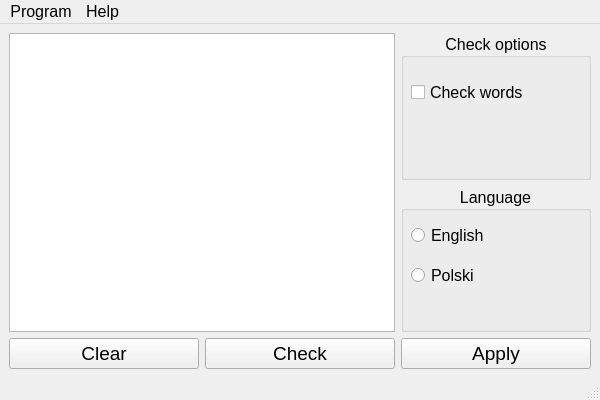
<?xml version="1.0" encoding="UTF-8"?>
<ui version="4.0">
 <class>MainView</class>
 <widget class="QMainWindow" name="MainView">
  <property name="geometry">
   <rect>
    <x>0</x>
    <y>0</y>
    <width>600</width>
    <height>400</height>
   </rect>
  </property>
  <property name="windowTitle">
   <string>Litegram</string>
  </property>
  <widget class="QWidget" name="centralwidget">
   <layout class="QGridLayout" name="gridLayout_2">
    <item row="0" column="0">
     <layout class="QGridLayout" name="gridLayout">
      <item row="0" column="0" colspan="2">
       <widget class="QTextEdit" name="textEdit">
        <property name="font">
         <font>
          <pointsize>12</pointsize>
          <underline>false</underline>
         </font>
        </property>
       </widget>
      </item>
      <item row="2" column="0">
       <widget class="QPushButton" name="clearButton">
        <property name="font">
         <font>
          <pointsize>14</pointsize>
         </font>
        </property>
        <property name="text">
         <string>Clear</string>
        </property>
       </widget>
      </item>
      <item row="2" column="2">
       <widget class="QPushButton" name="applyButton">
        <property name="font">
         <font>
          <pointsize>14</pointsize>
         </font>
        </property>
        <property name="text">
         <string>Apply</string>
        </property>
       </widget>
      </item>
      <item row="0" column="2">
       <layout class="QVBoxLayout" name="verticalLayout">
        <item>
         <widget class="QGroupBox" name="groupBoxCheck">
          <property name="font">
           <font>
            <pointsize>12</pointsize>
           </font>
          </property>
          <property name="title">
           <string>Check options</string>
          </property>
          <property name="alignment">
           <set>Qt::AlignCenter</set>
          </property>
          <widget class="QCheckBox" name="checkBoxWords">
           <property name="geometry">
            <rect>
             <x>10</x>
             <y>50</y>
             <width>161</width>
             <height>19</height>
            </rect>
           </property>
           <property name="text">
            <string>Check words</string>
           </property>
          </widget>
         </widget>
        </item>
        <item>
         <widget class="QGroupBox" name="groupBoxLanguage">
          <property name="font">
           <font>
            <pointsize>12</pointsize>
           </font>
          </property>
          <property name="title">
           <string>Language</string>
          </property>
          <property name="alignment">
           <set>Qt::AlignCenter</set>
          </property>
          <widget class="QRadioButton" name="radioButtonEnglish">
           <property name="geometry">
            <rect>
             <x>10</x>
             <y>40</y>
             <width>121</width>
             <height>19</height>
            </rect>
           </property>
           <property name="text">
            <string>English</string>
           </property>
          </widget>
          <widget class="QRadioButton" name="radioButtonPolish">
           <property name="geometry">
            <rect>
             <x>10</x>
             <y>80</y>
             <width>121</width>
             <height>19</height>
            </rect>
           </property>
           <property name="text">
            <string>Polski</string>
           </property>
          </widget>
         </widget>
        </item>
       </layout>
      </item>
      <item row="2" column="1">
       <widget class="QPushButton" name="checkButton">
        <property name="font">
         <font>
          <pointsize>14</pointsize>
          <weight>50</weight>
          <italic>false</italic>
          <bold>false</bold>
          <underline>false</underline>
          <strikeout>false</strikeout>
          <kerning>true</kerning>
         </font>
        </property>
        <property name="text">
         <string>Check</string>
        </property>
       </widget>
      </item>
     </layout>
    </item>
   </layout>
  </widget>
  <widget class="QMenuBar" name="menuBar">
   <property name="geometry">
    <rect>
     <x>0</x>
     <y>0</y>
     <width>600</width>
     <height>22</height>
    </rect>
   </property>
   <property name="font">
    <font>
     <pointsize>12</pointsize>
    </font>
   </property>
   <widget class="QMenu" name="menuProgram">
    <property name="font">
     <font>
      <pointsize>12</pointsize>
     </font>
    </property>
    <property name="title">
     <string>Program</string>
    </property>
    <addaction name="actionImport"/>
    <addaction name="actionExit"/>
   </widget>
   <widget class="QMenu" name="menuHelp">
    <property name="title">
     <string>Help</string>
    </property>
    <addaction name="actionAbout"/>
   </widget>
   <addaction name="menuProgram"/>
   <addaction name="menuHelp"/>
  </widget>
  <widget class="QStatusBar" name="statusBar"/>
  <action name="actionImport">
   <property name="text">
    <string>Import txt...</string>
   </property>
  </action>
  <action name="actionExit">
   <property name="text">
    <string>Exit</string>
   </property>
  </action>
  <action name="actionAbout">
   <property name="text">
    <string>About</string>
   </property>
   <property name="font">
    <font>
     <pointsize>12</pointsize>
    </font>
   </property>
  </action>
 </widget>
 <resources/>
 <connections/>
</ui>
